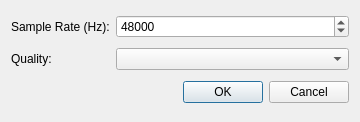
<?xml version="1.0" encoding="UTF-8"?>
<ui version="4.0">
 <class>SoXRSettingsDialog</class>
 <widget class="QDialog" name="SoXRSettingsDialog">
  <property name="geometry">
   <rect>
    <x>0</x>
    <y>0</y>
    <width>360</width>
    <height>122</height>
   </rect>
  </property>
  <property name="windowTitle">
   <string>Sample Rate Converter Plugin Settings</string>
  </property>
  <layout class="QGridLayout" name="gridLayout">
   <item row="0" column="0">
    <widget class="QLabel" name="label">
     <property name="text">
      <string>Sample Rate (Hz):</string>
     </property>
    </widget>
   </item>
   <item row="0" column="1" colspan="2">
    <widget class="QSpinBox" name="srSpinBox">
     <property name="maximum">
      <number>96000</number>
     </property>
     <property name="singleStep">
      <number>100</number>
     </property>
     <property name="value">
      <number>48000</number>
     </property>
    </widget>
   </item>
   <item row="1" column="0">
    <widget class="QLabel" name="label_2">
     <property name="text">
      <string>Quality:</string>
     </property>
    </widget>
   </item>
   <item row="1" column="1" colspan="2">
    <widget class="QComboBox" name="qualityComboBox"/>
   </item>
   <item row="2" column="0" colspan="2">
    <spacer>
     <property name="orientation">
      <enum>Qt::Horizontal</enum>
     </property>
     <property name="sizeHint" stdset="0">
      <size>
       <width>228</width>
       <height>24</height>
      </size>
     </property>
    </spacer>
   </item>
   <item row="2" column="2">
    <widget class="QDialogButtonBox" name="buttonBox">
     <property name="sizePolicy">
      <sizepolicy hsizetype="Maximum" vsizetype="Fixed">
       <horstretch>0</horstretch>
       <verstretch>0</verstretch>
      </sizepolicy>
     </property>
     <property name="standardButtons">
      <set>QDialogButtonBox::Cancel|QDialogButtonBox::Ok</set>
     </property>
    </widget>
   </item>
  </layout>
 </widget>
 <resources/>
 <connections>
  <connection>
   <sender>buttonBox</sender>
   <signal>accepted()</signal>
   <receiver>SoXRSettingsDialog</receiver>
   <slot>accept()</slot>
   <hints>
    <hint type="sourcelabel">
     <x>270</x>
     <y>76</y>
    </hint>
    <hint type="destinationlabel">
     <x>91</x>
     <y>88</y>
    </hint>
   </hints>
  </connection>
  <connection>
   <sender>buttonBox</sender>
   <signal>rejected()</signal>
   <receiver>SoXRSettingsDialog</receiver>
   <slot>reject()</slot>
   <hints>
    <hint type="sourcelabel">
     <x>326</x>
     <y>78</y>
    </hint>
    <hint type="destinationlabel">
     <x>139</x>
     <y>60</y>
    </hint>
   </hints>
  </connection>
 </connections>
</ui>
